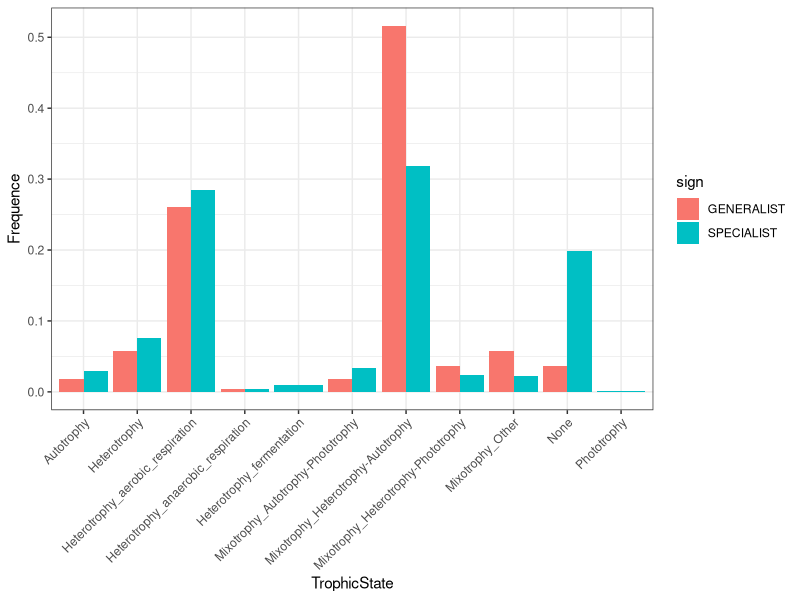
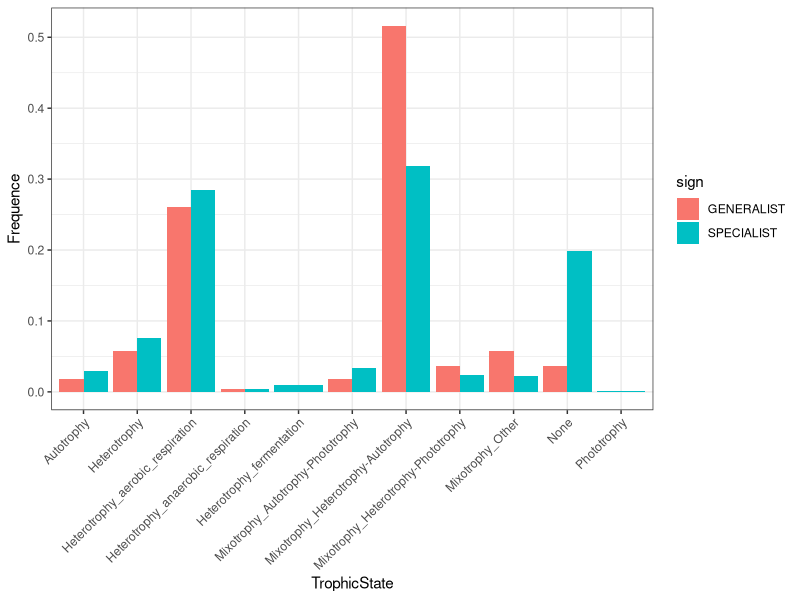

Recreate these plots in R, in order.
library(tidyverse)


dat_troph <- read_tsv("data/pMAGs_trophicState.txt")
specgen <- read_tsv("data/pMAGs_spec_gen.tsv")
maxcov <- read_tsv("data/pMAGs_cov_sum.txt")
metadata <- read_tsv("data/metadata_NOMIS_sed_chem.txt")

dat_merge <- merge(dat_troph, specgen, by = "MAGs")

dat_summary <- dat_troph%>%
  right_join(specgen, join_by("MAGs")) %>%
  filter(sign != "NON SIGNIFICANT")%>%
  group_by(sign, TrophicState)%>%
  summarise(n = n())%>%
  ungroup()%>%
  group_by(sign)%>%
  mutate(Frequence = round(n / sum(n), 3))
  

ggplot(dat_summary, aes(x = TrophicState, y = Frequence, fill = sign))+
  geom_bar(stat = "identity",position = "dodge")+
  theme_bw()+
  theme(axis.text.x = element_text(angle =45, hjust = 1))

ggsave("NewAnalyses/TrophicStateSpecGen.pdf")
